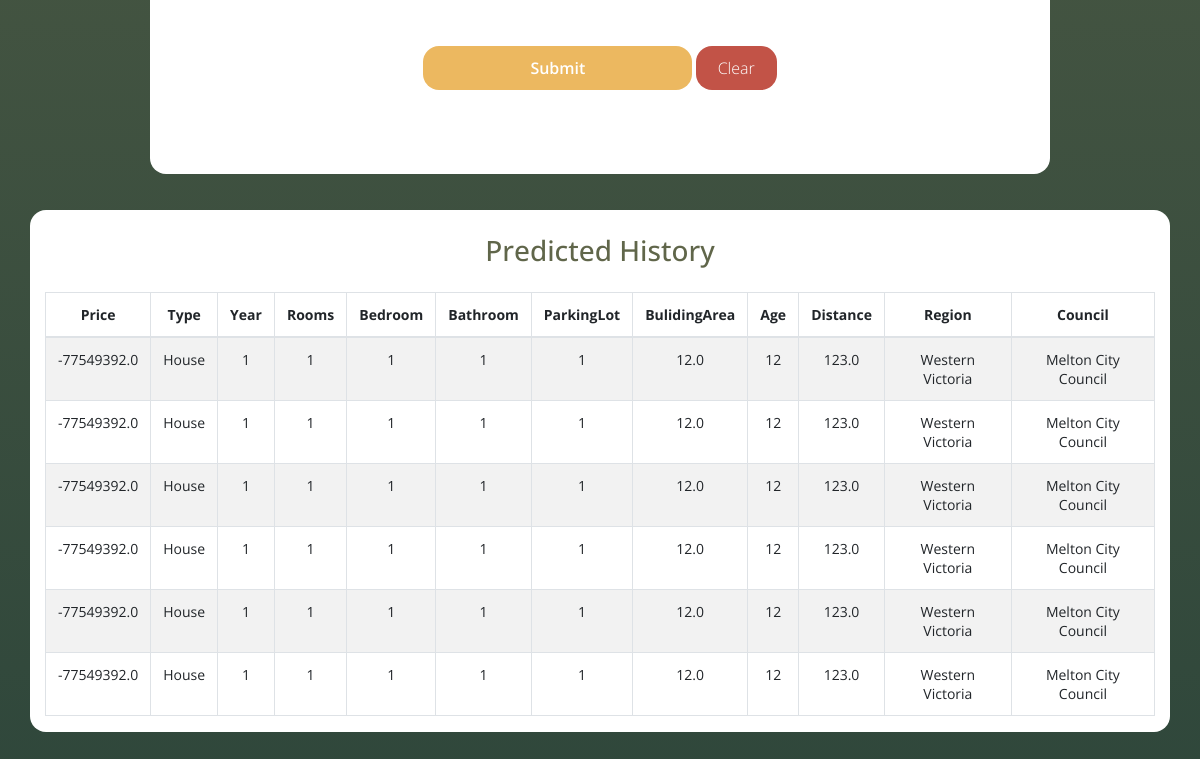
Before: / (lower part) with the older database file.
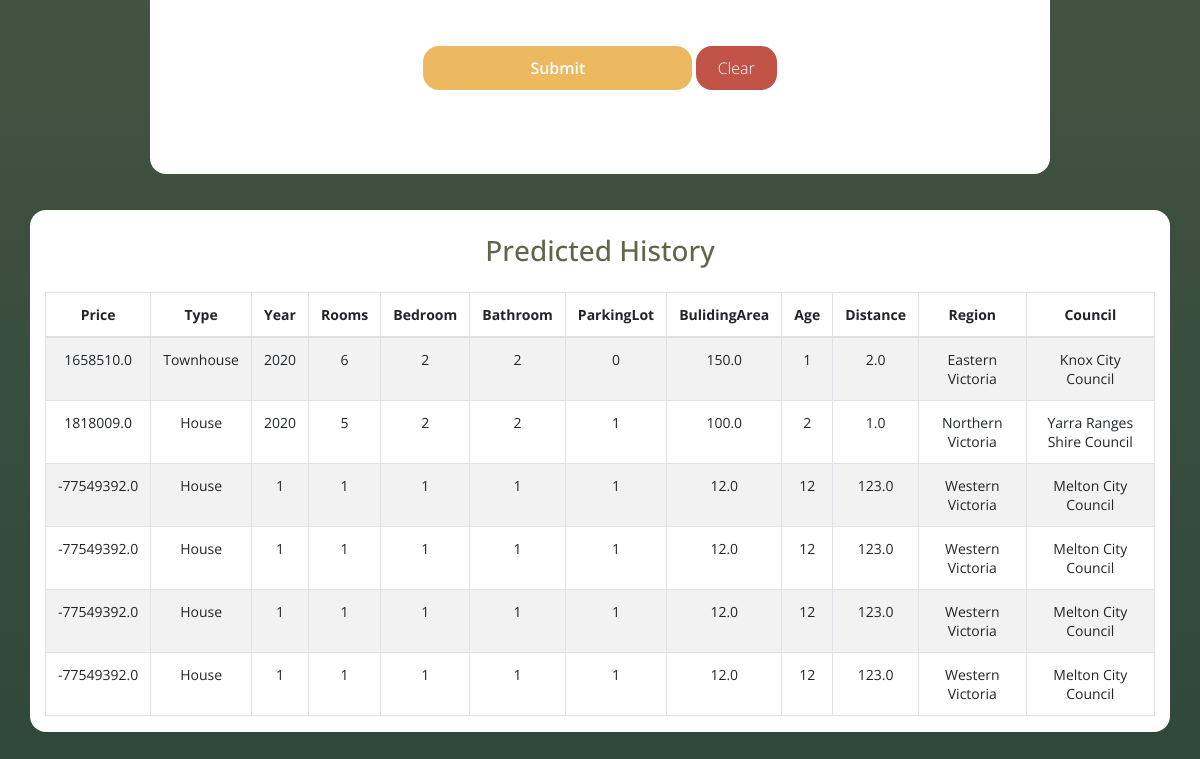
After: the same page with the newer database file.
### app/Db.py (models this page shows, shortened)
class Data(db.Model) :
    id = db.Column(db.Integer, primary_key=True)
    room = db.Column(db.Integer)
    bedroom = db.Column(db.Integer)
    bathroom = db.Column(db.Integer)
    buildarea = db.Column(db.Float)
    carspots = db.Column(db.Integer)
    type_p = db.Column(db.String(255))
    distance = db.Column(db.Float)
    region = db.Column(db.String(255))
    councilarea = db.Column(db.String(255))
    age = db.Column(db.Integer)
    date = db.Column(db.Integer)
    price_predict = db.Column(db.Float)

### app/view.py (the view)
@app.route("/", methods=["GET"])
def index() :
    query_db = Data.query.order_by(Data.id.desc()).limit(6)
    return render_template("index.html", query = query_db)

### app/templates/index.html (shortened to what this page needs)
<!DOCTYPE html>
<html lang="en">
<head>
  <link rel="stylesheet" href="https://stackpath.bootstrapcdn.com/bootstrap/4.3.1/css/bootstrap.min.css"
>
  <link rel="stylesheet" type="text/css" href="static/css/styleAI.css">
</head>
<body>
  <div class="container contact-form">
    <div class="container">
      <form class="needs-validation" action="/predict" method="POST" novalidate>
          <button type="submit" class="btn btn-primary btnContactSubmit mt-4">Submit</button>
          <button type="reset" value="Reset" class="btn btn-danger btnContact mt-4">Clear</button>
      </form>
    </div>
  </div>
  <div class="container contact-form1">
    <div class="pt-4 pb-3">
      <h3>Predicted History</h3>
    </div>
    <div class="table-responsive">
      <table class="table table-striped table-bordered table-hover">
        <thead>
          <tr>
            <th scope="col">Price</th>
            <th scope="col">Type</th>
            <th scope="col">Year</th>
            <th scope="col">Rooms</th>
            <th scope="col">Bedroom</th>
            <th scope="col">Bathroom</th>
            <th scope="col">ParkingLot</th>
            <th scope="col">BulidingArea</th>
            <th scope="col">Age</th>
            <th scope="col">Distance</th>
            <th scope="col">Region</th>
            <th scope="col">Council</th>
          </tr>
        </thead>
        <tbody>
          {%for q in query%}
          <tr>
            <td>
              {{q.price_predict}}
            </td>
            <td>
              {{q.type_p}}
            </td>
            <td>
              {{q.date}}
            </td>
            <td>
              {{q.room}}
            </td>
            <td>
              {{q.bedroom}}
            </td>
            <td>
              {{q.bathroom}}
            </td>
            <td>
              {{q.carspots}}
            </td>
            <td>
              {{q.buildarea}}
            </td>
            <td>
              {{q.age}}
            </td>
            <td>
              {{q.distance}}
            </td>
            <td>
              {{q.region}}
            </td>
            <td>
              {{q.councilarea}}
            </td>
          </tr>
          {%endfor%}
        </tbody>
      </table>
    </div>
  </div>
</body>
</html>

Changed rows visible on the page:
no longer on this page (row unchanged): Data: price_predict "-77549392.0", type_p "House", date "1", room "1", bedroom "1", bathroom "1", carspots "1", buildarea "12.0", age "12", distance "123.0", region "Western Victoria", councilarea "Melton City Council"
no longer on this page (row unchanged): Data: price_predict "-77549392.0", type_p "House", date "1", room "1", bedroom "1", bathroom "1", carspots "1", buildarea "12.0", age "12", distance "123.0", region "Western Victoria", councilarea "Melton City Council"
added Data: price_predict "1658510.0", type_p "Townhouse", date "2020", room "6", bedroom "2", bathroom "2", carspots "0", buildarea "150.0", age "1", distance "2.0", region "Eastern Victoria", councilarea "Knox City Council"
added Data: price_predict "1818009.0", type_p "House", date "2020", room "5", bedroom "2", bathroom "2", carspots "1", buildarea "100.0", age "2", distance "1.0", region "Northern Victoria", councilarea "Yarra Ranges Shire Council"
